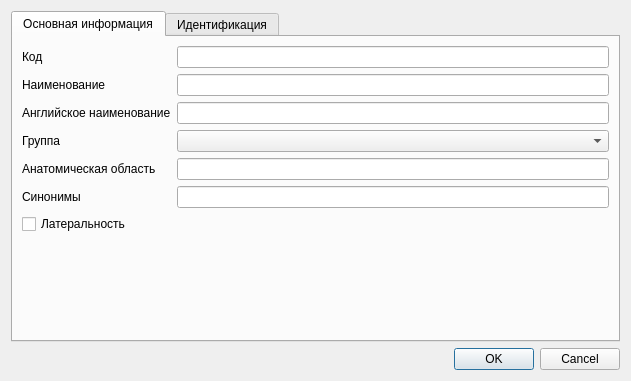
<?xml version="1.0" encoding="UTF-8"?>
<ui version="4.0">
 <class>EditDialog</class>
 <widget class="QDialog" name="EditDialog">
  <property name="geometry">
   <rect>
    <x>0</x>
    <y>0</y>
    <width>631</width>
    <height>381</height>
   </rect>
  </property>
  <layout class="QVBoxLayout" name="verticalLayout">
   <item>
    <widget class="QTabWidget" name="tabWidget">
     <widget class="QWidget" name="tabGeneral">
      <attribute name="title">
       <string>Основная информация</string>
      </attribute>
      <layout class="QGridLayout" name="gridLayout_2">
       <item row="0" column="0">
        <widget class="QLabel" name="lblCode">
         <property name="text">
          <string>Код</string>
         </property>
        </widget>
       </item>
       <item row="0" column="1">
        <widget class="QLineEdit" name="edtCode"/>
       </item>
       <item row="1" column="0">
        <widget class="QLabel" name="lblName">
         <property name="text">
          <string>Наименование</string>
         </property>
        </widget>
       </item>
       <item row="6" column="0">
        <widget class="QCheckBox" name="chkLaterality">
         <property name="text">
          <string>Латеральность</string>
         </property>
        </widget>
       </item>
       <item row="1" column="1">
        <widget class="QLineEdit" name="edtName"/>
       </item>
       <item row="2" column="1">
        <widget class="QLineEdit" name="edtLatinName"/>
       </item>
       <item row="2" column="0">
        <widget class="QLabel" name="lblLatinName">
         <property name="text">
          <string>Английское наименование</string>
         </property>
        </widget>
       </item>
       <item row="3" column="0">
        <widget class="QLabel" name="lblGroup">
         <property name="text">
          <string>Группа</string>
         </property>
        </widget>
       </item>
       <item row="4" column="0">
        <widget class="QLabel" name="lblArea">
         <property name="text">
          <string>Анатомическая область</string>
         </property>
        </widget>
       </item>
       <item row="3" column="1">
        <widget class="CRBComboBox" name="cmbGroup"/>
       </item>
       <item row="5" column="0">
        <widget class="QLabel" name="lblSynonyms">
         <property name="text">
          <string>Синонимы</string>
         </property>
        </widget>
       </item>
       <item row="4" column="1">
        <widget class="QLineEdit" name="edtArea"/>
       </item>
       <item row="5" column="1">
        <widget class="QLineEdit" name="edtSynonyms"/>
       </item>
       <item row="7" column="0" colspan="2">
        <spacer name="verticalSpacer">
         <property name="orientation">
          <enum>Qt::Vertical</enum>
         </property>
         <property name="sizeHint" stdset="0">
          <size>
           <width>20</width>
           <height>40</height>
          </size>
         </property>
        </spacer>
       </item>
      </layout>
     </widget>
     <widget class="QWidget" name="tabIdentification">
      <attribute name="title">
       <string>Идентификация</string>
      </attribute>
      <layout class="QHBoxLayout" name="horizontalLayout">
       <item>
        <widget class="CInDocTableView" name="tblIdentification"/>
       </item>
      </layout>
     </widget>
    </widget>
   </item>
   <item>
    <widget class="QDialogButtonBox" name="buttonBox">
     <property name="standardButtons">
      <set>QDialogButtonBox::Cancel|QDialogButtonBox::Ok</set>
     </property>
    </widget>
   </item>
  </layout>
 </widget>
 <customwidgets>
  <customwidget>
   <class>CRBComboBox</class>
   <extends>QComboBox</extends>
   <header>library/crbcombobox.h</header>
  </customwidget>
  <customwidget>
   <class>CInDocTableView</class>
   <extends>QTableView</extends>
   <header location="global">library/InDocTable.h</header>
  </customwidget>
 </customwidgets>
 <resources/>
 <connections>
  <connection>
   <sender>buttonBox</sender>
   <signal>accepted()</signal>
   <receiver>EditDialog</receiver>
   <slot>accept()</slot>
   <hints>
    <hint type="sourcelabel">
     <x>309</x>
     <y>302</y>
    </hint>
    <hint type="destinationlabel">
     <x>309</x>
     <y>161</y>
    </hint>
   </hints>
  </connection>
  <connection>
   <sender>buttonBox</sender>
   <signal>rejected()</signal>
   <receiver>EditDialog</receiver>
   <slot>reject()</slot>
   <hints>
    <hint type="sourcelabel">
     <x>309</x>
     <y>302</y>
    </hint>
    <hint type="destinationlabel">
     <x>309</x>
     <y>161</y>
    </hint>
   </hints>
  </connection>
 </connections>
</ui>
